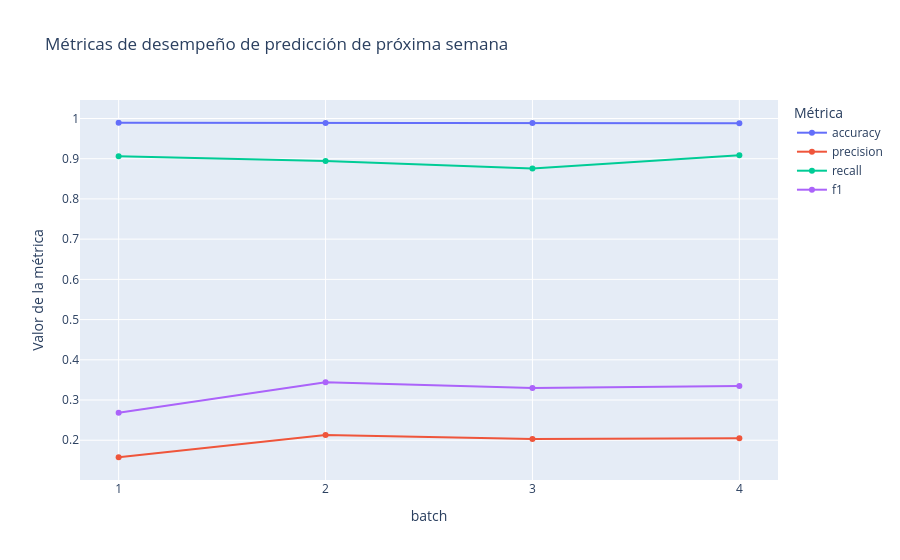

Notebook code cell kept with this figure:
### Markdown cell above
Para apoyar el análisis comparativo, se construye el siguiente gráfico evolutivo de las predicciones de cada batch

### Code cell
# código para realizar análisis de resultados entre batchs
import plotly.express as px

evolutive_df = pd.DataFrame([
    batch_1_metrics,
    batch_2_metrics,
    batch_3_metrics,
    batch_4_metrics,
])
evolutive_df['batch'] = evolutive_df.index + 1
evolutive_df = evolutive_df.melt(id_vars="batch", var_name="Métrica", value_name="value")

fig = px.line(
    evolutive_df,
    x="batch",
    y="value",
    color="Métrica",
    markers=True,
    title="Métricas de desempeño de predicción de próxima semana según batch",
    labels={"value": "Valor de la métrica"},
)

fig.update_layout(xaxis=dict(dtick=1))  # Un tick por semana
fig.show()

### Figure 1 — Plotly figure (JSON) as saved in the notebook; plotly's stock layout.template omitted (floating-point values rounded to 4 significant figures)
{"data": [{"hovertemplate": "Métrica=accuracy<br>batch=%{x}<br>Valor de la métrica=%{y}<extra></extra>", "legendgroup": "accuracy", "line": {"color": "#636efa", "dash": "solid"}, "marker": {"symbol": "circle"}, "mode": "lines+markers", "name": "accuracy", "orientation": "v", "showlegend": true, "type": "scatter", "x": [1, 2, 3, 4], "xaxis": "x", "y": [0.9894, 0.9886, 0.9885, 0.9885], "yaxis": "y"}, {"hovertemplate": "Métrica=precision<br>batch=%{x}<br>Valor de la métrica=%{y}<extra></extra>", "legendgroup": "precision", "line": {"color": "#EF553B", "dash": "solid"}, "marker": {"symbol": "circle"}, "mode": "lines+markers", "name": "precision", "orientation": "v", "showlegend": true, "type": "scatter", "x": [1, 2, 3, 4], "xaxis": "x", "y": [0.1577, 0.2129, 0.2032, 0.2052], "yaxis": "y"}, {"hovertemplate": "Métrica=recall<br>batch=%{x}<br>Valor de la métrica=%{y}<extra></extra>", "legendgroup": "recall", "line": {"color": "#00cc96", "dash": "solid"}, "marker": {"symbol": "circle"}, "mode": "lines+markers", "name": "recall", "orientation": "v", "showlegend": true, "type": "scatter", "x": [1, 2, 3, 4], "xaxis": "x", "y": [0.9062, 0.8944, 0.8755, 0.9083], "yaxis": "y"}, {"hovertemplate": "Métrica=f1<br>batch=%{x}<br>Valor de la métrica=%{y}<extra></extra>", "legendgroup": "f1", "line": {"color": "#ab63fa", "dash": "solid"}, "marker": {"symbol": "circle"}, "mode": "lines+markers", "name": "f1", "orientation": "v", "showlegend": true, "type": "scatter", "x": [1, 2, 3, 4], "xaxis": "x", "y": [0.2686, 0.3439, 0.3298, 0.3348], "yaxis": "y"}], "layout": {"legend": {"title": {"text": "Métrica"}, "tracegroupgap": 0}, "title": {"text": "Métricas de desempeño de predicción de próxima semana"}, "xaxis": {"anchor": "y", "domain": [0, 1], "dtick": 1, "title": {"text": "batch"}}, "yaxis": {"anchor": "x", "domain": [0, 1], "title": {"text": "Valor de la métrica"}}}}
